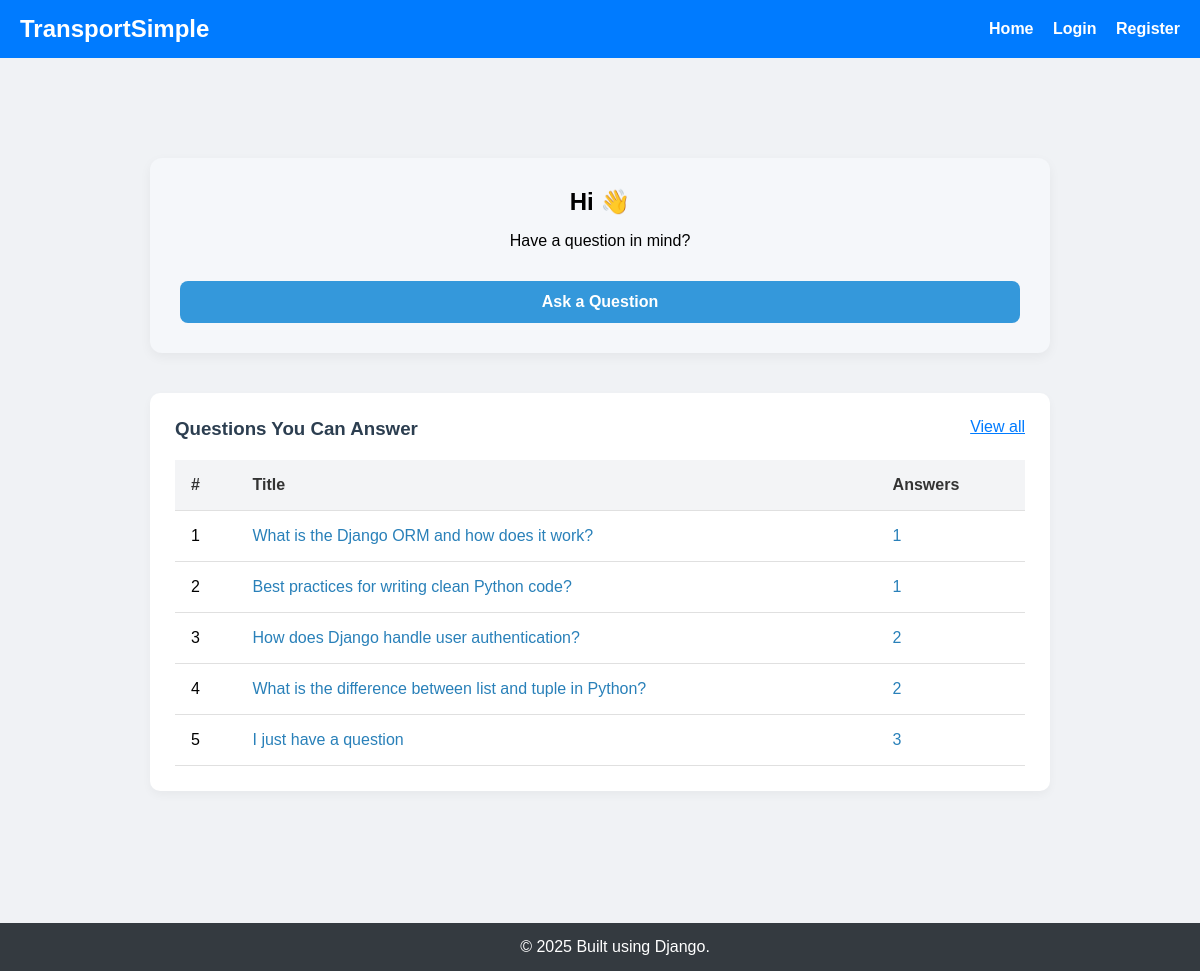
The page / on the database its author committed.
### forum/models.py (models this page shows, shortened)
class Question(models.Model):
    user = models.ForeignKey(User, on_delete=models.CASCADE, related_name='questions')
    title = models.CharField(max_length=255)
    description = models.TextField(blank=True, null=True)
    created_at = models.DateTimeField(auto_now_add=True)
    slug = models.SlugField(max_length=255, unique=True, blank=True)

### authentication/views.py (the view, shortened to what this page needs)
# urls.py: path('', views.dashboard_view, name='dashboard'),
def dashboard_view(request):
    context = {}
    questions_to_answer = ForumModels.Question.objects.annotate(answer_count=Count('answers')) \
        .order_by('answer_count', '-created_at')[:5]
    context['questions_to_answer'] = questions_to_answer
    return render(request, 'dashboard.html', context)

### authentication/templates/dashboard.html (shortened to what this page needs)
{% extends 'base.html' %}
{% block content %}
<div class="dashboard-container">
  <div class="intro-card">
    <h2>Hi {{ request.user.username }} 👋</h2>
    <p>Have a question in mind?</p>
    <a href="{% url 'forum:ask_question' %}">
      <button class="ask-btn"><b>Ask a Question</b></button>
    </a>
  </div>
  {% if questions_to_answer %}
  <div class="section-card">
    <div class="section-card-header">
      <h3>Questions You Can Answer</h3>
      <a href="{% url 'forum:question_list' %}">View all</a>
    </div>
    <table class="question-table">
      <thead>
        <tr>
          <th>#</th>
          <th>Title</th>
          <th>Answers</th>
        </tr>
      </thead>
      <tbody>
        {% for question in questions_to_answer %}
        <tr>
          <td>{{ forloop.counter }}</td>
          <td>
            <a href="{% url 'forum:question_detail' question.pk question.slug %}" class="question-link">
              {{ question.title }}
            </a>
          </td>
          <td>
            <a href="{% url 'forum:question_detail' question.pk question.slug %}" class="answer-link">
              {{ question.answer_count }}
            </a>
          </td>
        </tr>
        {% endfor %}
      </tbody>
    </table>
  </div>
  {% endif %}
</div>
{% endblock %}

### authentication/static/css/theme.css (style rules this page uses)
body { margin: 0; font-family: Arial, sans-serif; background: #f0f2f5; }
h2 { margin: 0; }
a { text-align: center; color: #007bff; }
button { width: 100%; padding: 10px; background: #007bff; border: none; color: white; border-radius: 5px; cursor: pointer; }
table { text-align: left; width: 100%; }

### forum/static/css/forum.css (style rules this page uses)
.dashboard-container { max-width: 900px; margin: 40px auto; padding: 20px; }
.intro-card { background: #f5f7fa; padding: 30px; border-radius: 12px; text-align: center; margin-bottom: 40px; box-shadow: 0 4px 12px rgba(0, 0, 0, 0.05); }
.ask-btn { background-color: #3498db; color: #fff; padding: 12px 24px; font-size: 16px; border: none; border-radius: 8px; margin-top: 15px; cursor: pointer; transition: background 0.3s ease; }
.question-table { width: 100%; border-collapse: collapse; }
.question-table th, .question-table td { padding: 12px 15px; border-bottom: 1px solid #e0e0e0; text-align: left; }
.question-table th { background-color: #f1f1f1; }
.question-link, .answer-link { color: #2980b9; text-decoration: none; font-weight: 500; transition: color 0.2s ease; }
.section-card { background: #fff; padding: 25px; border-radius: 10px; box-shadow: 0 4px 10px rgba(0, 0, 0, 0.04); margin-bottom: 40px; }
.section-card h3 { margin: 0px; color: #2c3e50; }
.section-card-header { display: flex; justify-content: space-between; }
.question-table { width: 100%; border-collapse: collapse; margin-top: 20px; }
.question-table th, .question-table td { padding: 16px; text-align: left; border-bottom: 1px solid #e0e0e0; vertical-align: top; }
.question-table th { background-color: #f3f4f6; color: #333; }

### rows shown on the page
Question: title "What is the Django ORM and how does it work?", answer_count "1"
Question: title "Best practices for writing clean Python code?", answer_count "1"
Question: title "How does Django handle user authentication?", answer_count "2"
Question: title "What is the difference between list and tuple in Python?", answer_count "2"
Question: title "I just have a question", answer_count "3"
